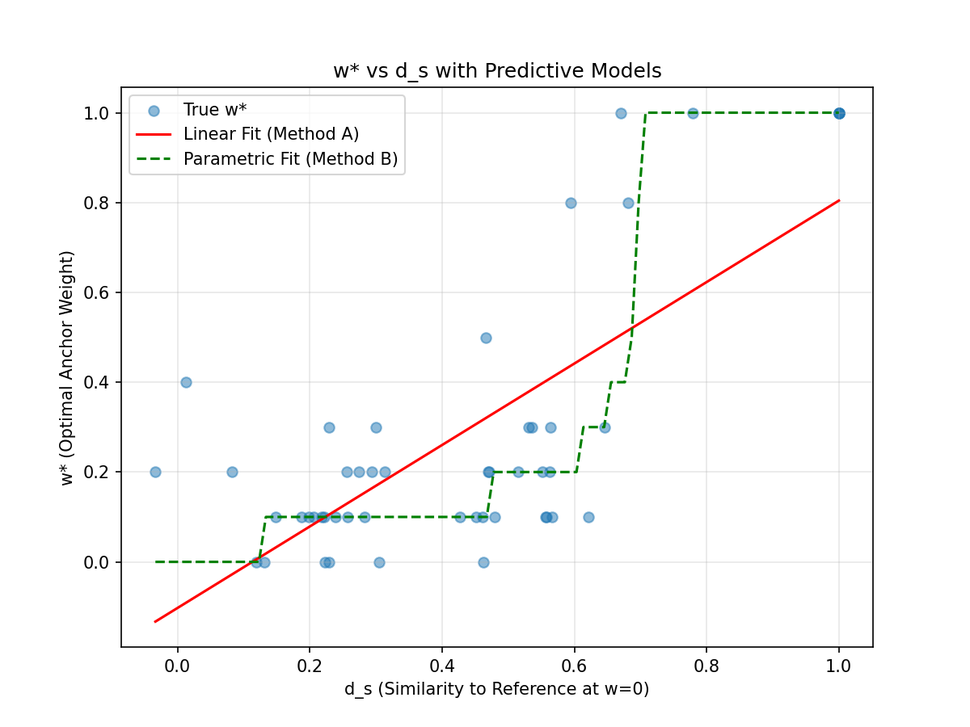
#> input picture predictive_daca_fit.png, 970 x 727 px, shrunk from 1200 x 900 before the run
$ python extract_webp_strip.py ../predictive_daca_fit.png out.png
#> lines starting #> are read from the running program, lines starting #| are printed output that depends on the picture
from PIL import Image
import sys

def extract_strip(webp_path, out_path, num_frames_to_extract=6):
#> called with webp_path = '../predictive_daca_fit.png', out_path = 'out.png', num_frames_to_extract = 6
    img = Image.open(webp_path)
#> img is the input picture: PIL image 970x727 RGBA; mean R, G, B, A 249.5, 249.4, 249.2, 255

    frames = []
    try:
        while True:
            # We must convert to RGB because some webps are palette or RGBA
            frames.append(img.convert("RGB"))
            img.seek(len(frames))
#> this loop made 1 pass
#| Total frames found: 1
#| Selected indices: [0, 0, 0, 0, 0, 0]
#> pass 1, in extract_strip, `strip.save(out_path)`:
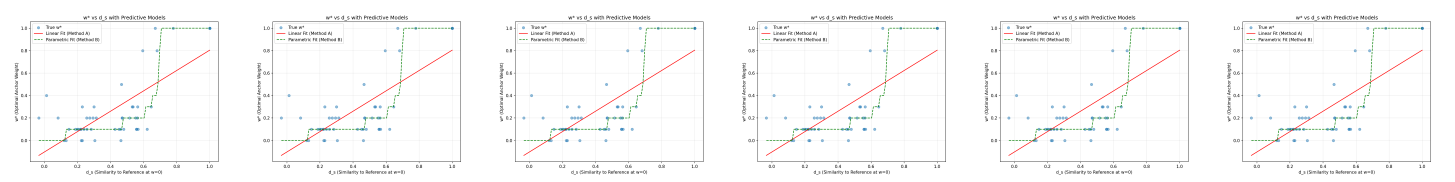
#> saved as out.png: PIL image 5820x727 RGB (shown at 1/4 size); mean R, G, B 249.5, 249.4, 249.2
#> after the loop, frames = 1 item
    except EOFError:
        pass # End of sequence

    n_total = len(frames)
    print(f"Total frames found: {n_total}")

    if n_total == 0:
        print("No frames found!")
        return

    # Select evenly spaced frames
    indices = [int(i * (n_total - 1) / (num_frames_to_extract - 1)) for i in range(num_frames_to_extract)]
    print(f"Selected indices: {indices}")

    selected_frames = [frames[i] for i in indices]

    w, h = selected_frames[0].size
    strip = Image.new('RGB', (w * num_frames_to_extract, h))

    for i, frame in enumerate(selected_frames):
        strip.paste(frame, (i * w, 0))

    strip.save(out_path)
    print(f"Saved to {out_path}")

if __name__ == "__main__":
    if len(sys.argv) < 3:
        print("Usage: extract_webp_strip.py <in.webp> <out.png>")
        sys.exit(1)
    webp_in = sys.argv[1]
    strip_out = sys.argv[2]
    extract_strip(webp_in, strip_out)
